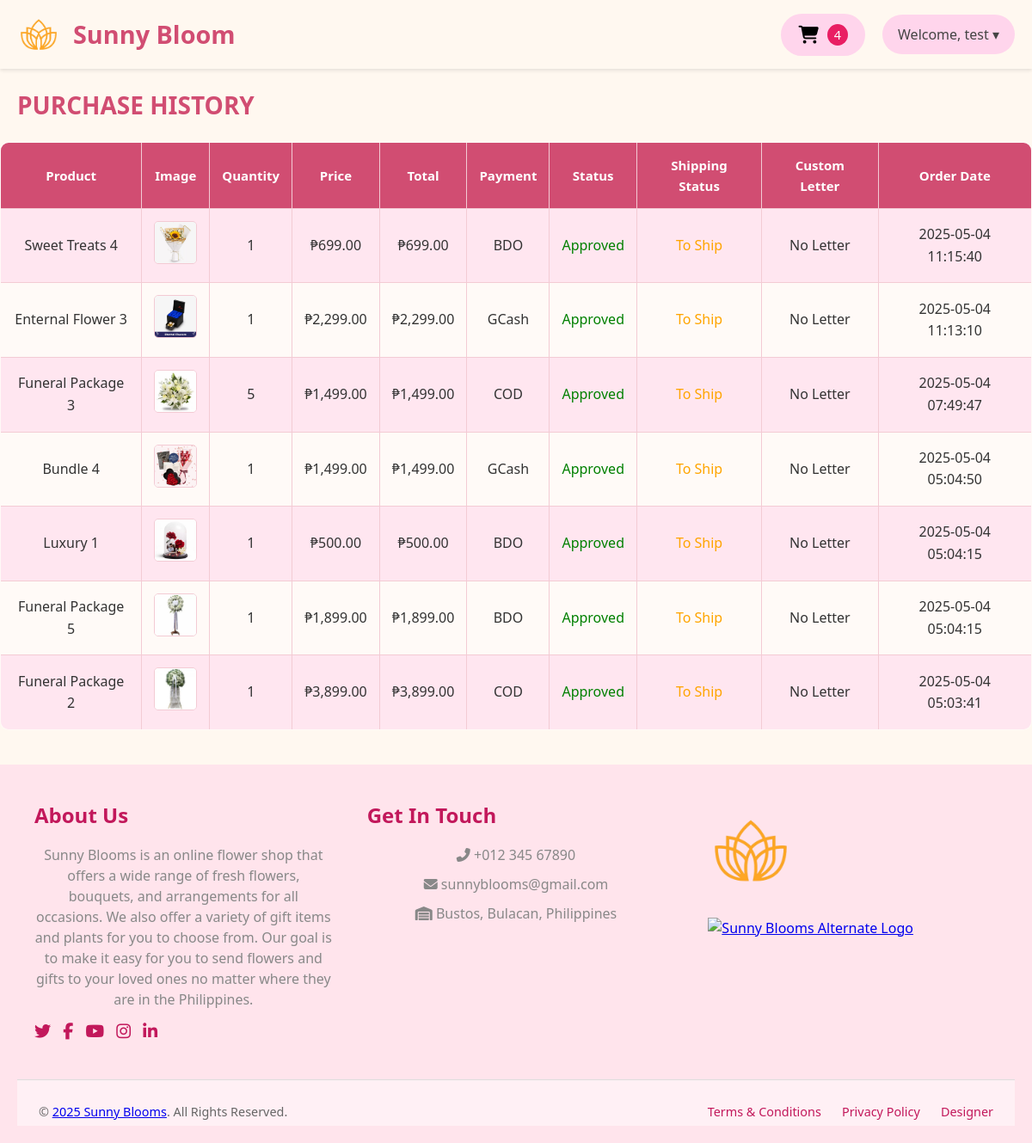
Page /php/purchases.php (signed in) on the committed database.
### tables this page shows
CREATE TABLE `design_settings` (
  `id` int(11) NOT NULL,
  `background_color` varchar(255) DEFAULT NULL,
  `font_color` varchar(255) DEFAULT NULL,
  `shop_name` varchar(255) DEFAULT NULL,
  `logo_path` varchar(255) DEFAULT NULL,
  `image_one_path` varchar(255) DEFAULT NULL,
  `image_two_path` varchar(255) DEFAULT NULL,
  `image_three_path` varchar(255) DEFAULT NULL
);

CREATE TABLE `order_items` (
  `id` int(11) NOT NULL,
  `order_id` int(11) NOT NULL,
  `product_name` varchar(255) NOT NULL,
  `quantity` int(11) NOT NULL,
  `price` decimal(10,2) NOT NULL,
  `total_price` decimal(10,2) NOT NULL,
  `product_image` varchar(255) DEFAULT NULL
);

CREATE TABLE `orders` (
  `id` int(11) NOT NULL,
  `user_name` varchar(255) NOT NULL,
  `name` varchar(255) NOT NULL,
  `phone` varchar(20) NOT NULL,
  `address` varchar(255) NOT NULL,
  `payment_method` varchar(50) NOT NULL,
  `total_amount` decimal(10,2) NOT NULL,
  `order_date` timestamp NOT NULL DEFAULT current_timestamp(),
  `status` varchar(255) DEFAULT 'approved\r\n',
  `custom_letter` text DEFAULT NULL
);

### php/purchases.php (the view, shortened to what this page needs)
<?php
require 'connection.php';
$userName = $_SESSION['user_name'];
$sqlSettings = "SELECT * FROM design_settings WHERE id = 1";
$settingsResult = mysqli_query($conn, $sqlSettings);
$shopName = $logoPath = '';
if ($settingsResult && mysqli_num_rows($settingsResult) > 0) {
    $settings = mysqli_fetch_assoc($settingsResult);
    $shopName = $settings["shop_name"];
    $logoPath = $settings["logo_path"];
}
?>
<!DOCTYPE html>
<html lang="en">
<head>
  <link rel="stylesheet" href="https://cdnjs.cloudflare.com/ajax/libs/font-awesome/6.4.2/css/all.min.css" />
  <link rel="stylesheet" href="../css/purchases.css">
</head>
<body>
<header class="header">
  <a href="customer-dashboard.php?user=<?= htmlspecialchars($userName) ?>" class="container-header">
    <img class="logo" src="../img/<?= htmlspecialchars(basename($logoPath)) ?>" alt="Sunny Blooms Logo" />
    <label class="shop"><?= htmlspecialchars($shopName) ?></label>
  </a>
  <div class="header-right">
    <a href="cart.php?user=<?= urlencode($userName) ?>" class="cart-link">
      <button class="cart-button"><i class="fas fa-shopping-cart"></i>
        <?php
          $stmt = mysqli_prepare($conn, "SELECT id FROM users WHERE name = ?");
          mysqli_stmt_bind_param($stmt, "s", $userName);
          mysqli_stmt_execute($stmt);
          $userResult = mysqli_stmt_get_result($stmt);
          $userRow = mysqli_fetch_assoc($userResult);
          $user_id = $userRow['id'] ?? 0;
          $cartQuery = "SELECT COUNT(*) AS count FROM cart WHERE user_id = ?";
          $cartStmt = mysqli_prepare($conn, $cartQuery);
          mysqli_stmt_bind_param($cartStmt, "i", $user_id);
          mysqli_stmt_execute($cartStmt);
          $cartResult = mysqli_stmt_get_result($cartStmt);
          $cartCount = mysqli_fetch_assoc($cartResult)['count'] ?? 0;
          echo "<span class='cart-number'>$cartCount</span>";
        ?>
      </button>
    </a>
    <nav class="nav-right">
      <div class="dropdown">
        <button class="dropbtn">Welcome, <?= htmlspecialchars($userName) ?> &#9662;</button>
      </div>
    </nav>
  </div>
</header>
<h1>PURCHASE HISTORY</h1>
<?php
$purchasesQuery = "
  SELECT o.id AS order_id, o.payment_method, oi.product_name, oi.product_image, oi.quantity, oi.price, oi.total_price, o.order_date, o.custom_letter
  FROM orders o
  JOIN order_items oi ON o.id = oi.order_id
  WHERE o.user_name = ?
  ORDER BY o.order_date DESC
";
$stmt = mysqli_prepare($conn, $purchasesQuery);
mysqli_stmt_bind_param($stmt, "s", $userName);
mysqli_stmt_execute($stmt);
$result = mysqli_stmt_get_result($stmt);
if ($result && mysqli_num_rows($result) > 0) {
    echo "<table border='1' cellpadding='10' cellspacing='0'>";
    echo "<tr>
            <th>Product</th>
            <th>Image</th>
            <th>Quantity</th>
            <th>Price</th>
            <th>Total</th>
            <th>Payment</th>
            <th>Status</th>
            <th>Shipping Status</th>
            <th>Custom Letter</th>
            <th>Order Date</th>
          </tr>";
    while ($item = mysqli_fetch_assoc($result)) {
        echo "<tr>";
        echo "<td>" . htmlspecialchars($item['product_name']) . "</td>";
        echo "<td><img src='../img/" . htmlspecialchars($item['product_image']) . "' width='50'></td>";
        echo "<td>" . $item['quantity'] . "</td>";
        echo "<td>₱" . number_format($item['price'], 2) . "</td>";
        echo "<td>₱" . number_format($item['total_price'], 2) . "</td>";
        echo "<td>" . htmlspecialchars($item['payment_method']) . "</td>";
        echo "<td><span style='color: green;'>Approved</span></td>";
        echo "<td><span style='color: orange;'>To Ship</span></td>";
        if (!empty($item['custom_letter'])) {
            $filePath = htmlspecialchars($item['custom_letter']);
            echo "<td><a href='../$filePath' target='_blank'>View Letter</a></td>";
        } else {
            echo "<td>No Letter</td>";
        }
        echo "<td>" . $item['order_date'] . "</td>";
        echo "</tr>";
    }
    echo "</table>";
} else {
    echo "<p>No purchases found.</p>";
}
?>
</body>
</html>
<?php include('footer.php'); ?>

### css/purchases.css (style rules this page uses)
:root { --danger: #d14d72; --white: #ffffff; --bg-main: #fffaf7; --border-color: #f3cbd4; --success: #4CAF50; --primary-light: #ffe6f0; --text-muted: #888; }
* { margin: 0; padding: 0; box-sizing: border-box; font-family: 'Segoe UI', Tahoma, Geneva, Verdana, sans-serif; }
body { background-color: #fff8f0; color: #333; line-height: 1.6; }
.header { padding: 15px 20px; display: flex; align-items: center; justify-content: space-between; box-shadow: 0 2px 4px rgba(0, 0, 0, 0.1); }
.container-header { display: flex; align-items: center; gap: 15px; text-decoration: none; }
.logo { width: 50px; height: 50px; }
.shop { font-size: 1.8rem; font-weight: bold; color: #d14d72; }
.header-right { display: flex; align-items: center; gap: 20px; }
.cart-button { background-color: #ffd5ec; border: none; padding: 12px 20px; border-radius: 999px; cursor: pointer; font-size: 1.1rem; display: flex; align-items: center; gap: 10px; }
.cart-button i { font-size: 1.3rem; }
.cart-link { text-decoration: none; color: inherit; }
.cart-number { background-color: #e91e63; color: white; padding: 3px 8px; font-size: 0.9rem; border-radius: 50%; }
.nav-right { display: flex; align-items: center; }
.dropdown { position: relative; display: inline-block; }
.dropbtn { background-color: #ffd5ec; color: #444; padding: 12px 18px; border: none; border-radius: 30px; font-size: 1rem; cursor: pointer; }
h1 { padding: 20px; margin-top: 60px auto; color: var(--danger); font-size: 28px; }
table { padding: 20px; width: 100%; border-collapse: collapse; background-color: var(--bg-main); border-radius: 10px; overflow: hidden; }
th, td { padding: 14px; text-align: center; border: 1px solid var(--border-color); }
th { background-color: var(--danger); color: var(--white); font-weight: bold; font-size: 15px; }
td img { max-width: 60px; border-radius: 5px; border: 1px solid var(--border-color); }
tr:nth-child(even) { background-color: var(--primary-light); }

### rows in the picture
design_settings: logo_path (picture), shop_name "Sunny Bloom"
order_items: product_name "Sweet Treats 4", product_image (picture), quantity "1", price "699.00", total_price "699.00", order.payment_method "BDO", order.order_date "2025-05-04 11:15:40"
order_items: product_name "Enternal Flower 3", product_image (picture), quantity "1", price "2,299.00", total_price "2,299.00", order.payment_method "GCash", order.order_date "2025-05-04 11:13:10"
order_items: product_name "Funeral Package 3", product_image (picture), quantity "5", price "1,499.00", total_price "1,499.00", order.payment_method "COD", order.order_date "2025-05-04 07:49:47"
order_items: product_name "Bundle 4", product_image (picture), quantity "1", price "1,499.00", total_price "1,499.00", order.payment_method "GCash", order.order_date "2025-05-04 05:04:50"
order_items: product_name "Luxury 1", product_image (picture), quantity "1", price "500.00", total_price "500.00", order.payment_method "BDO", order.order_date "2025-05-04 05:04:15"
order_items: product_name "Funeral Package 5", product_image (picture), quantity "1", price "1,899.00", total_price "1,899.00", order.payment_method "BDO", order.order_date "2025-05-04 05:04:15"
order_items: product_name "Funeral Package 2", product_image (picture), quantity "1", price "3,899.00", total_price "3,899.00", order.payment_method "COD", order.order_date "2025-05-04 05:03:41"

### other values in the picture
$cartCount "4"
$userName "test"
